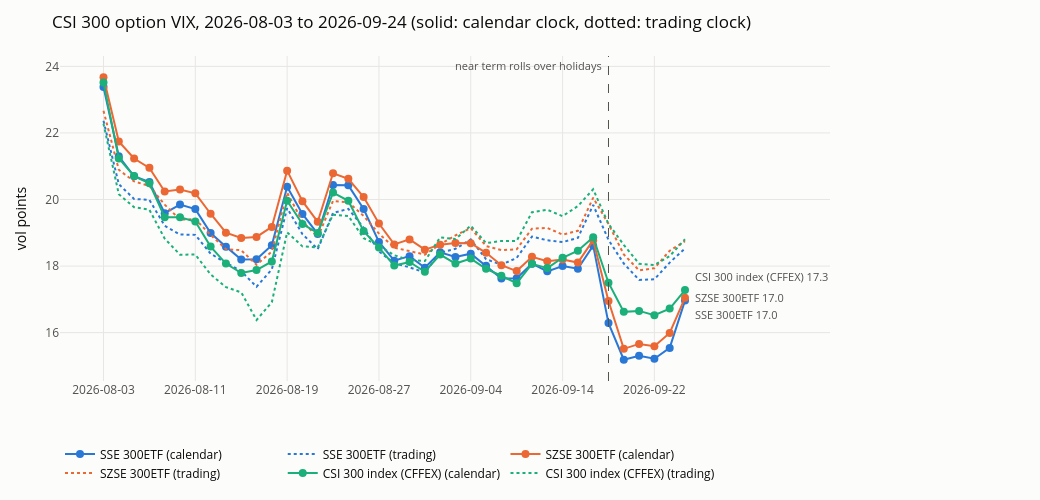

Here is the notebook cell this chart was saved with:
### Markdown cell above
## 9. The 300 family: calendar clock (published convention) vs trading clock

### Code cell
theme = ChartTheme.from_mode("light")
colors = {"OP510300.SH": "#2a78d6", "OP159919.SZ": "#eb6834", "OP000300.SH": "#1baf7a"}
fig = go.Figure()
last = latest.set_index("underlying")
shift = {code: 14 * (1 - rank) for rank, code in enumerate(last.loc[FAMILY_300, "vix"].sort_values(ascending=False).index)}
for code in FAMILY_300:
    s = vix[vix["underlying"] == code].sort_values("trade_date")
    x = pd.to_datetime(s["trade_date"]).dt.strftime("%Y-%m-%d")
    fig.add_trace(go.Scatter(x=x, y=s["vix"], name=f"{LABELS[code]} (calendar)", mode="lines+markers",
                             line={"color": colors[code], "width": 2}, marker={"size": 8},
                             hovertemplate=LABELS[code] + " calendar: %{y:.2f}<extra></extra>"))
    fig.add_trace(go.Scatter(x=x, y=s["vix_trading"], name=f"{LABELS[code]} (trading)", mode="lines",
                             line={"color": colors[code], "width": 2, "dash": "dot"},
                             hovertemplate=LABELS[code] + " trading: %{y:.2f}<extra></extra>"))
    fig.add_annotation(x=x.iloc[-1], y=s["vix"].iloc[-1], text=f"{LABELS[code]} {s['vix'].iloc[-1]:.1f}", showarrow=False,
                       xanchor="left", xshift=8, yshift=shift[code], font={"color": theme.text_secondary, "size": 11})
fig.add_vline(x="2026-09-17", line={"color": theme.text_secondary, "width": 1, "dash": "dash"})
fig.add_annotation(x="2026-09-17", y=1, yref="paper", text="near term rolls over holidays", showarrow=False,
                   xanchor="right", xshift=-4, font={"color": theme.text_secondary, "size": 11})
fig.update_layout(title="CSI 300 option VIX, 2026-08-03 to 2026-09-24 (solid: calendar clock, dotted: trading clock)",
                  hovermode="x unified", paper_bgcolor=theme.surface, plot_bgcolor=theme.surface,
                  font={"color": theme.text_primary}, width=1040, height=500,
                  margin={"l": 60, "r": 210, "t": 56, "b": 40}, legend={"orientation": "h", "y": -0.18})
fig.update_xaxes(type="category", nticks=10, gridcolor=theme.grid, tickfont={"color": theme.text_secondary})
fig.update_yaxes(title_text="vol points", gridcolor=theme.grid, tickfont={"color": theme.text_secondary})
fig.show()

### Figure 1 — Plotly figure (JSON) as saved in the notebook; plotly's stock layout.template omitted (floating-point values rounded to 4 significant figures)
{"data": [{"hovertemplate": "SSE 300ETF calendar: %{y:.2f}<extra></extra>", "line": {"color": "#2a78d6", "width": 2}, "marker": {"size": 8}, "mode": "lines+markers", "name": "SSE 300ETF (calendar)", "type": "scatter", "x": ["2026-08-03", "2026-08-04", "2026-08-05", "2026-08-06", "2026-08-07", "2026-08-10", "2026-08-11", "2026-08-12", "2026-08-13", "2026-08-14", "2026-08-17", "2026-08-18", "2026-08-19", "2026-08-20", "2026-08-21", "2026-08-24", "2026-08-25", "2026-08-26", "2026-08-27", "2026-08-28", "2026-08-31", "2026-09-01", "2026-09-02", "2026-09-03", "2026-09-04", "2026-09-07", "2026-09-08", "2026-09-09", "2026-09-10", "2026-09-11", "2026-09-14", "2026-09-15", "2026-09-16", "2026-09-17", "2026-09-18", "2026-09-21", "2026-09-22", "2026-09-23", "2026-09-24"], "y": [23.38, 21.3, 20.7, 20.53, 19.59, 19.85, 19.71, 18.99, 18.58, 18.2, 18.21, 18.63, 20.38, 19.57, 18.96, 20.43, 20.43, 19.72, 18.73, 18.16, 18.3, 17.95, 18.41, 18.27, 18.37, 18.01, 17.63, 17.63, 18.07, 17.84, 18.0, 17.92, 18.61, 16.29, 15.18, 15.31, 15.22, 15.54, 16.96]}, {"hovertemplate": "SSE 300ETF trading: %{y:.2f}<extra></extra>", "line": {"color": "#2a78d6", "dash": "dot", "width": 2}, "mode": "lines", "name": "SSE 300ETF (trading)", "type": "scatter", "x": ["2026-08-03", "2026-08-04", "2026-08-05", "2026-08-06", "2026-08-07", "2026-08-10", "2026-08-11", "2026-08-12", "2026-08-13", "2026-08-14", "2026-08-17", "2026-08-18", "2026-08-19", "2026-08-20", "2026-08-21", "2026-08-24", "2026-08-25", "2026-08-26", "2026-08-27", "2026-08-28", "2026-08-31", "2026-09-01", "2026-09-02", "2026-09-03", "2026-09-04", "2026-09-07", "2026-09-08", "2026-09-09", "2026-09-10", "2026-09-11", "2026-09-14", "2026-09-15", "2026-09-16", "2026-09-17", "2026-09-18", "2026-09-21", "2026-09-22", "2026-09-23", "2026-09-24"], "y": [22.36, 20.46, 20.02, 19.99, 19.21, 18.95, 18.94, 18.37, 18.1, 17.85, 17.38, 17.9, 19.74, 18.96, 18.51, 19.6, 19.72, 19.15, 18.44, 18.08, 17.96, 17.81, 18.4, 18.52, 18.8, 18.21, 18.04, 18.24, 18.89, 18.78, 18.72, 18.85, 19.84, 18.78, 18.08, 17.58, 17.6, 18.1, 18.53]}, {"hovertemplate": "SZSE 300ETF calendar: %{y:.2f}<extra></extra>", "line": {"color": "#eb6834", "width": 2}, "marker": {"size": 8}, "mode": "lines+markers", "name": "SZSE 300ETF (calendar)", "type": "scatter", "x": ["2026-08-03", "2026-08-04", "2026-08-05", "2026-08-06", "2026-08-07", "2026-08-10", "2026-08-11", "2026-08-12", "2026-08-13", "2026-08-14", "2026-08-17", "2026-08-18", "2026-08-19", "2026-08-20", "2026-08-21", "2026-08-24", "2026-08-25", "2026-08-26", "2026-08-27", "2026-08-28", "2026-08-31", "2026-09-01", "2026-09-02", "2026-09-03", "2026-09-04", "2026-09-07", "2026-09-08", "2026-09-09", "2026-09-10", "2026-09-11", "2026-09-14", "2026-09-15", "2026-09-16", "2026-09-17", "2026-09-18", "2026-09-21", "2026-09-22", "2026-09-23", "2026-09-24"], "y": [23.67, 21.74, 21.23, 20.95, 20.24, 20.3, 20.19, 19.57, 19.0, 18.84, 18.88, 19.18, 20.87, 19.95, 19.33, 20.79, 20.62, 20.07, 19.28, 18.65, 18.8, 18.49, 18.64, 18.69, 18.69, 18.4, 18.03, 17.85, 18.28, 18.15, 18.2, 18.11, 18.78, 16.95, 15.51, 15.66, 15.59, 15.99, 17.05]}, {"hovertemplate": "SZSE 300ETF trading: %{y:.2f}<extra></extra>", "line": {"color": "#eb6834", "dash": "dot", "width": 2}, "mode": "lines", "name": "SZSE 300ETF (trading)", "type": "scatter", "x": ["2026-08-03", "2026-08-04", "2026-08-05", "2026-08-06", "2026-08-07", "2026-08-10", "2026-08-11", "2026-08-12", "2026-08-13", "2026-08-14", "2026-08-17", "2026-08-18", "2026-08-19", "2026-08-20", "2026-08-21", "2026-08-24", "2026-08-25", "2026-08-26", "2026-08-27", "2026-08-28", "2026-08-31", "2026-09-01", "2026-09-02", "2026-09-03", "2026-09-04", "2026-09-07", "2026-09-08", "2026-09-09", "2026-09-10", "2026-09-11", "2026-09-14", "2026-09-15", "2026-09-16", "2026-09-17", "2026-09-18", "2026-09-21", "2026-09-22", "2026-09-23", "2026-09-24"], "y": [22.66, 20.89, 20.54, 20.41, 19.85, 19.4, 19.41, 18.94, 18.51, 18.48, 18.04, 18.44, 20.21, 19.34, 18.87, 19.96, 19.92, 19.5, 18.98, 18.55, 18.45, 18.34, 18.65, 18.92, 19.14, 18.6, 18.48, 18.51, 19.12, 19.15, 18.95, 19.06, 20.05, 19.26, 18.35, 17.87, 17.94, 18.46, 18.75]}, {"hovertemplate": "CSI 300 index (CFFEX) calendar: %{y:.2f}<extra></extra>", "line": {"color": "#1baf7a", "width": 2}, "marker": {"size": 8}, "mode": "lines+markers", "name": "CSI 300 index (CFFEX) (calendar)", "type": "scatter", "x": ["2026-08-03", "2026-08-04", "2026-08-05", "2026-08-06", "2026-08-07", "2026-08-10", "2026-08-11", "2026-08-12", "2026-08-13", "2026-08-14", "2026-08-17", "2026-08-18", "2026-08-19", "2026-08-20", "2026-08-21", "2026-08-24", "2026-08-25", "2026-08-26", "2026-08-27", "2026-08-28", "2026-08-31", "2026-09-01", "2026-09-02", "2026-09-03", "2026-09-04", "2026-09-07", "2026-09-08", "2026-09-09", "2026-09-10", "2026-09-11", "2026-09-14", "2026-09-15", "2026-09-16", "2026-09-17", "2026-09-18", "2026-09-21", "2026-09-22", "2026-09-23", "2026-09-24"], "y": [23.51, 21.24, 20.7, 20.49, 19.46, 19.47, 19.34, 18.59, 18.08, 17.79, 17.88, 18.14, 19.96, 19.27, 18.99, 20.21, 19.96, 19.05, 18.56, 18.02, 18.12, 17.83, 18.35, 18.08, 18.22, 17.92, 17.71, 17.49, 18.07, 17.94, 18.25, 18.46, 18.86, 17.5, 16.62, 16.65, 16.52, 16.72, 17.28]}, {"hovertemplate": "CSI 300 index (CFFEX) trading: %{y:.2f}<extra></extra>", "line": {"color": "#1baf7a", "dash": "dot", "width": 2}, "mode": "lines", "name": "CSI 300 index (CFFEX) (trading)", "type": "scatter", "x": ["2026-08-03", "2026-08-04", "2026-08-05", "2026-08-06", "2026-08-07", "2026-08-10", "2026-08-11", "2026-08-12", "2026-08-13", "2026-08-14", "2026-08-17", "2026-08-18", "2026-08-19", "2026-08-20", "2026-08-21", "2026-08-24", "2026-08-25", "2026-08-26", "2026-08-27", "2026-08-28", "2026-08-31", "2026-09-01", "2026-09-02", "2026-09-03", "2026-09-04", "2026-09-07", "2026-09-08", "2026-09-09", "2026-09-10", "2026-09-11", "2026-09-14", "2026-09-15", "2026-09-16", "2026-09-17", "2026-09-18", "2026-09-21", "2026-09-22", "2026-09-23", "2026-09-24"], "y": [22.28, 20.16, 19.77, 19.69, 18.82, 18.34, 18.35, 17.75, 17.37, 17.21, 16.38, 16.91, 19.02, 18.59, 18.56, 19.54, 19.51, 18.84, 18.61, 18.32, 18.18, 18.15, 18.86, 18.81, 19.21, 18.69, 18.76, 18.76, 19.62, 19.69, 19.5, 19.8, 20.31, 19.27, 18.64, 18.07, 18.03, 18.3, 18.81]}], "layout": {"annotations": [{"font": {"color": "#52514e", "size": 11}, "showarrow": false, "text": "SSE 300ETF 17.0", "x": "2026-09-24", "xanchor": "left", "xshift": 8, "y": 16.96, "yshift": -14}, {"font": {"color": "#52514e", "size": 11}, "showarrow": false, "text": "SZSE 300ETF 17.0", "x": "2026-09-24", "xanchor": "left", "xshift": 8, "y": 17.05, "yshift": 0}, {"font": {"color": "#52514e", "size": 11}, "showarrow": false, "text": "CSI 300 index (CFFEX) 17.3", "x": "2026-09-24", "xanchor": "left", "xshift": 8, "y": 17.28, "yshift": 14}, {"font": {"color": "#52514e", "size": 11}, "showarrow": false, "text": "near term rolls over holidays", "x": "2026-09-17", "xanchor": "right", "xshift": -4, "y": 1, "yref": "paper"}], "font": {"color": "#0b0b0b"}, "height": 500, "hovermode": "x unified", "legend": {"orientation": "h", "y": -0.18}, "margin": {"b": 40, "l": 60, "r": 210, "t": 56}, "paper_bgcolor": "#fcfcfb", "plot_bgcolor": "#fcfcfb", "shapes": [{"line": {"color": "#52514e", "dash": "dash", "width": 1}, "type": "line", "x0": "2026-09-17", "x1": "2026-09-17", "xref": "x", "y0": 0, "y1": 1, "yref": "y domain"}], "title": {"text": "CSI 300 option VIX, 2026-08-03 to 2026-09-24 (solid: calendar clock, dotted: trading clock)"}, "width": 1040, "xaxis": {"gridcolor": "#e7e6e2", "nticks": 10, "tickfont": {"color": "#52514e"}, "type": "category"}, "yaxis": {"gridcolor": "#e7e6e2", "tickfont": {"color": "#52514e"}, "title": {"text": "vol points"}}}}
